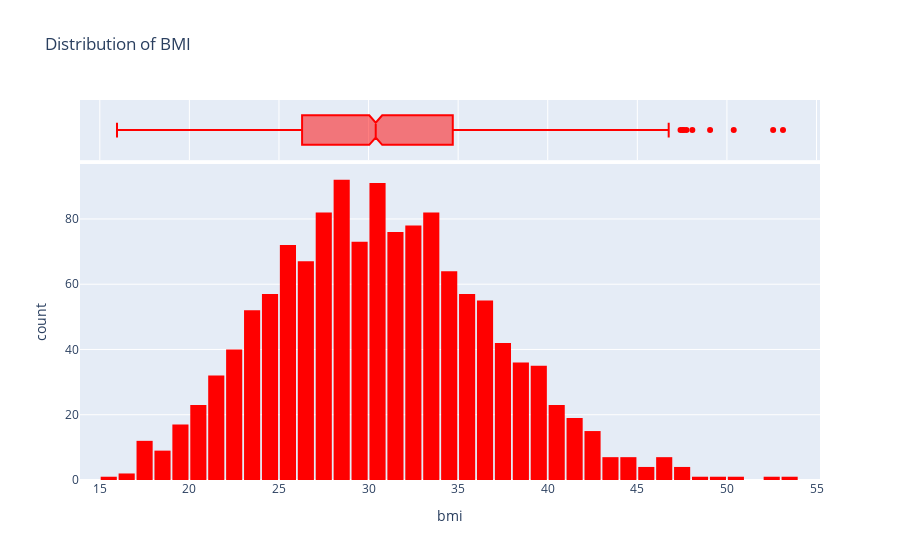

Write notebook code for a chart like this one.
### Code cell
fig=px.histogram(medical_df,
                x='bmi',
                marginal='box',
                color_discrete_sequence=['red'],
                title='Distribution of BMI')
fig.update_layout(bargap=0.1)
fig.show()

### Figure 1 — Plotly figure (JSON) as saved in the notebook; plotly's stock layout.template omitted (floating-point values rounded to 4 significant figures; data arrays with more than 128 entries replaced by an {"elided": "..."} marker saying what was removed)
{"data": [{"alignmentgroup": "True", "bingroup": "x", "hovertemplate": "bmi=%{x}<br>count=%{y}<extra></extra>", "legendgroup": "", "marker": {"color": "red", "pattern": {"shape": ""}}, "name": "", "offsetgroup": "", "orientation": "v", "showlegend": false, "type": "histogram", "x": {"elided": "1338 float values"}, "xaxis": "x", "yaxis": "y"}, {"alignmentgroup": "True", "hovertemplate": "bmi=%{x}<extra></extra>", "legendgroup": "", "marker": {"color": "red"}, "name": "", "notched": true, "offsetgroup": "", "showlegend": false, "type": "box", "x": {"elided": "1338 float values"}, "xaxis": "x2", "yaxis": "y2"}], "layout": {"autosize": true, "bargap": 0.1, "barmode": "relative", "legend": {"tracegroupgap": 0}, "title": {"text": "Distribution of BMI"}, "xaxis": {"anchor": "y", "autorange": true, "domain": [0, 1], "range": [13.9, 55.2], "title": {"text": "bmi"}, "type": "linear"}, "xaxis2": {"anchor": "y2", "autorange": true, "domain": [0, 1], "matches": "x", "range": [13.9, 55.2], "showgrid": true, "showticklabels": false, "type": "linear"}, "yaxis": {"anchor": "x", "autorange": true, "domain": [0, 0.8316], "range": [0, 96.84], "title": {"text": "count"}}, "yaxis2": {"anchor": "x2", "autorange": true, "domain": [0.8416, 1], "matches": "y2", "range": [-0.5, 0.5], "showgrid": false, "showline": false, "showticklabels": false, "ticks": "", "type": "category"}}}
